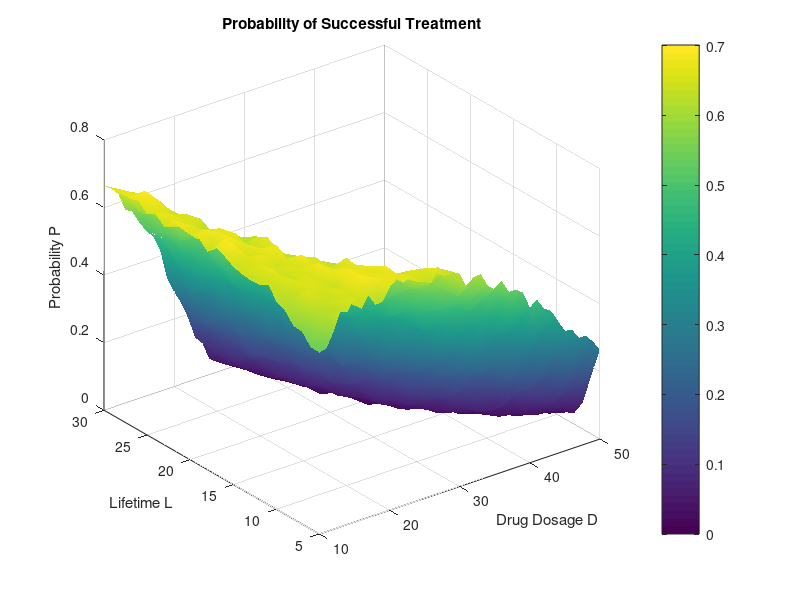

The MATLAB source for this figure:
clear; close all; clc;

L_vals = 5:30;
D_vals = 10:50;
N_tot = 1000; 

P = zeros(length(L_vals), length(D_vals));

for i = 1:length(L_vals)
    for j = 1:length(D_vals)
        
        L = L_vals(i);
        D = D_vals(j);
        
        mu = 0.02 * L * D^2;
        sigma = 6;
        S = mu + sigma .* randn(N_tot,1);
        
        E = 24*log(L * D^2) + 0.18*L*D^2 - 9.5*(S + 4);
        
        successes = sum(E >= 100);
        
        P(i,j) = successes / N_tot;
    end
end

[D_grid, L_grid] = meshgrid(D_vals, L_vals);

figure;
surf(D_grid, L_grid, P);

xlabel('Drug Dosage D');
ylabel('Lifetime L');
zlabel('Probability P');
title('Probability of Successful Treatment');

shading interp;
colorbar;
